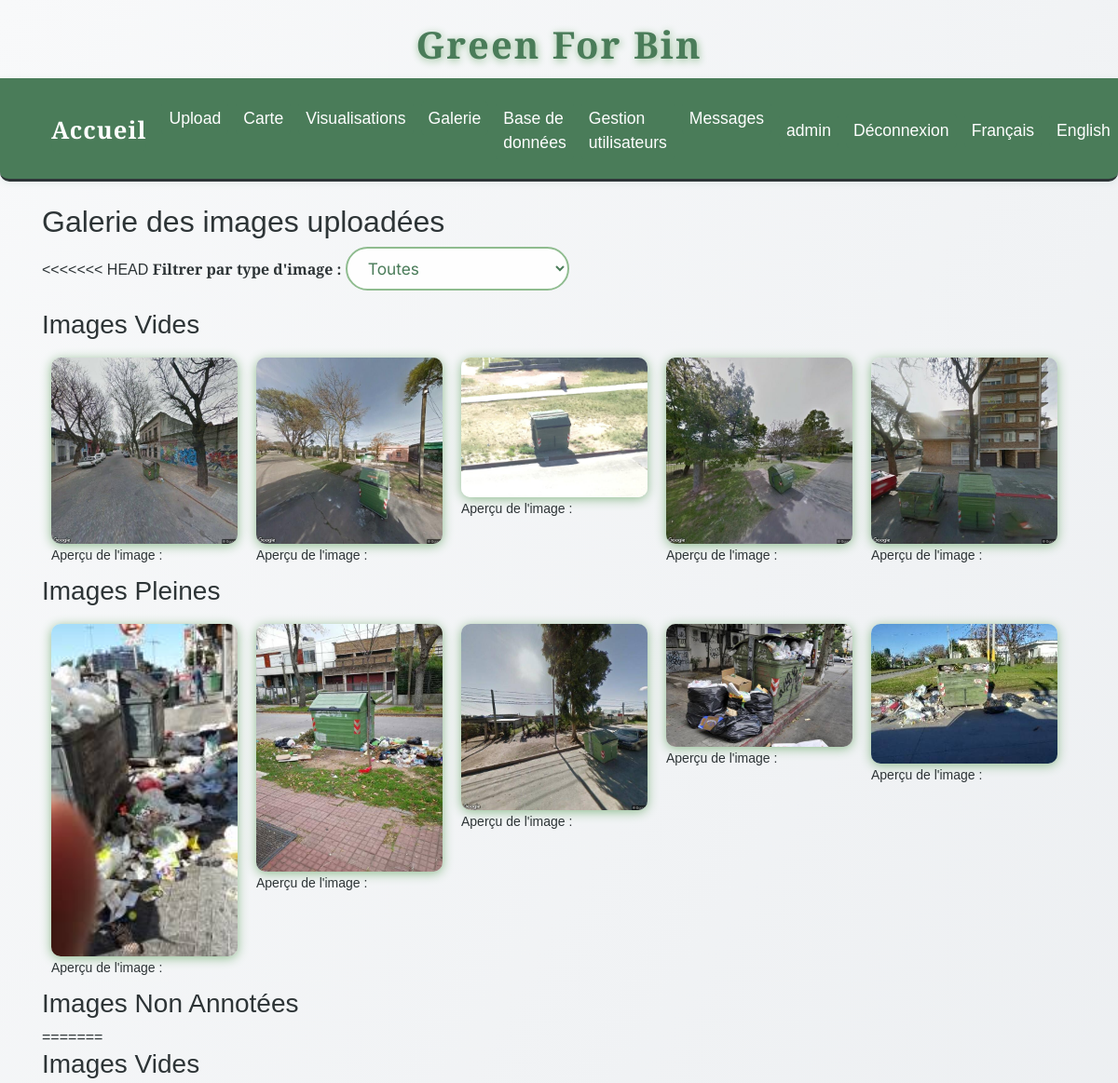
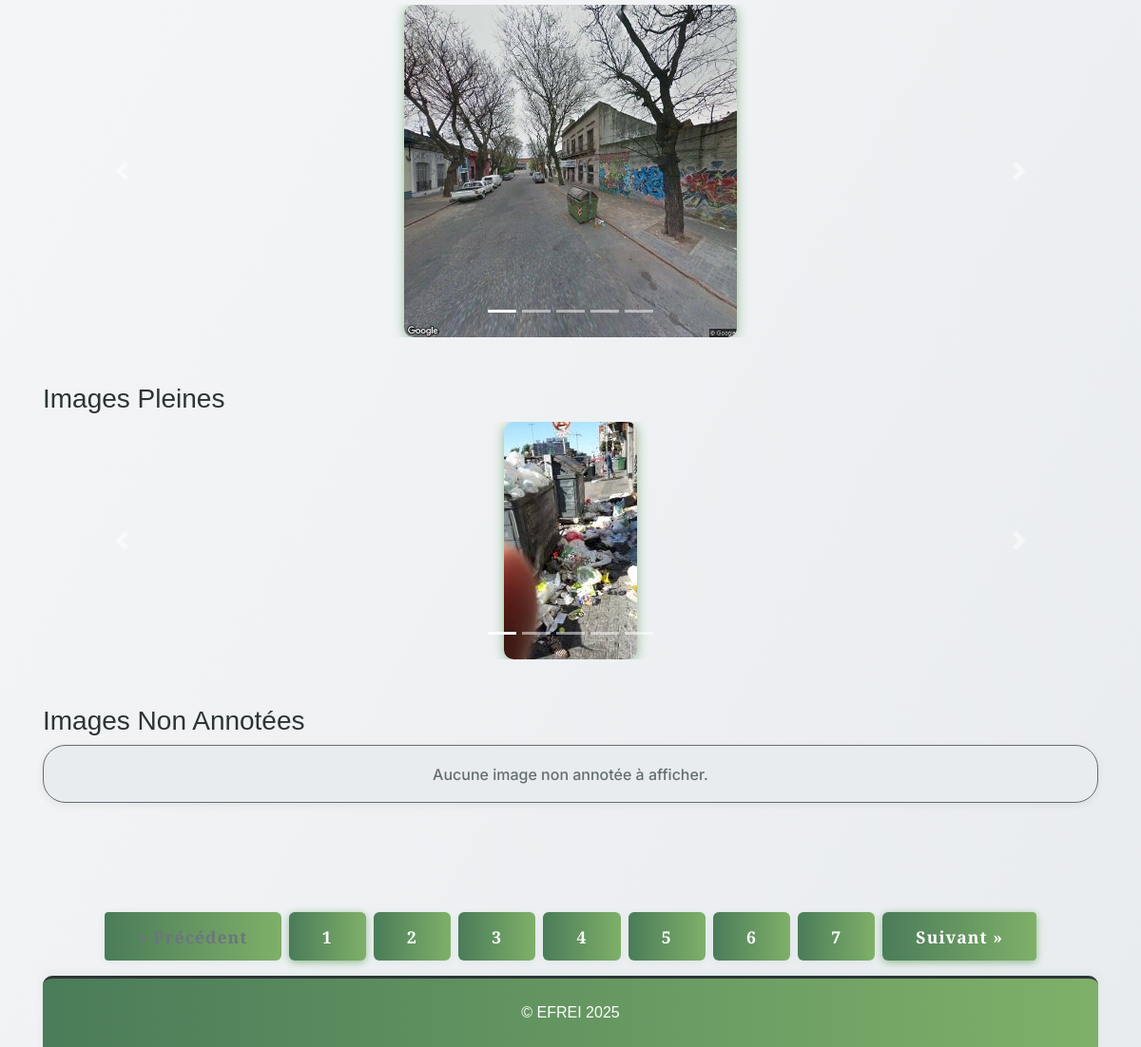
The page /gallery (signed in) on the database as committed earlier (2 pictures, top to bottom).
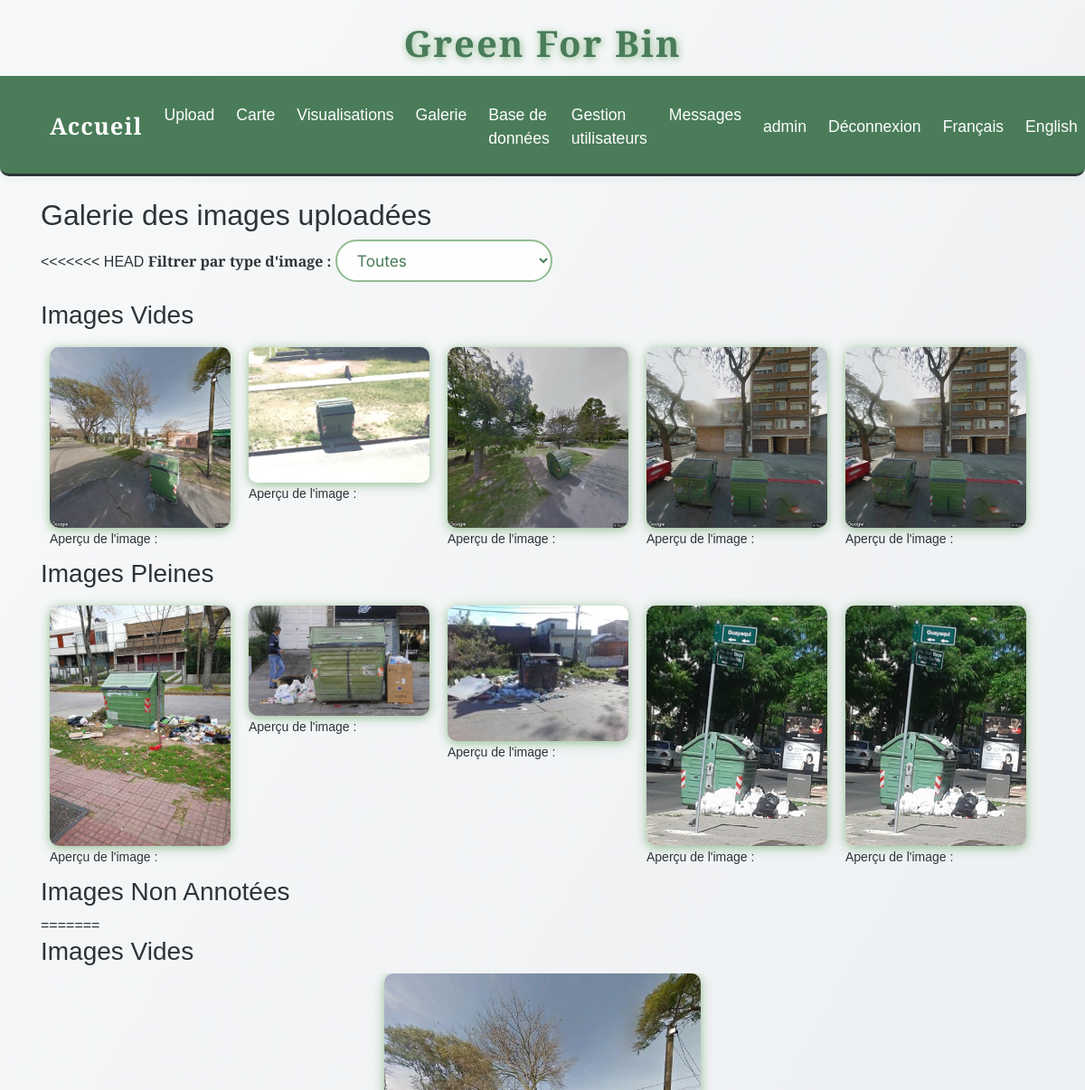
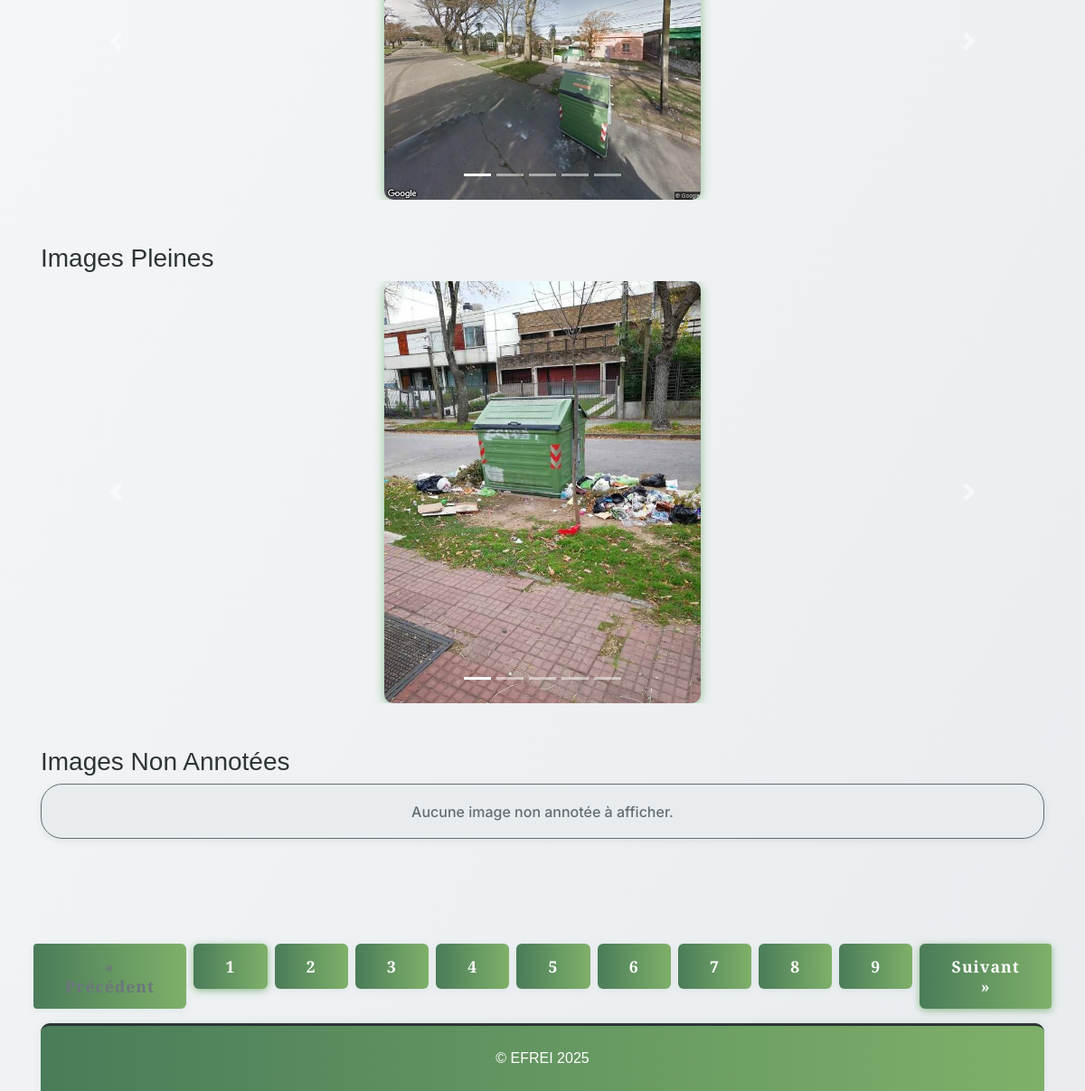
The same page on the database as committed later (2 pictures, top to bottom).
### tables this page shows
CREATE TABLE images (
                id INTEGER PRIMARY KEY AUTOINCREMENT,
                filename TEXT,
                upload_date TEXT,
                annotation TEXT,
                width INTEGER,
                height INTEGER,
                file_size INTEGER,
                avg_color TEXT,
                hist_rgb TEXT,
                hist_lum TEXT,
                contrast INTEGER,
                contour_count INTEGER,
                localisation TEXT
            , std_h REAL, std_s REAL, std_v REAL);

### app.py (the view)
@app.route('/gallery')
@login_required
def gallery():
    page = int(request.args.get('page', 1))
    per_page = 5
    offset = (page - 1) * per_page
    with sqlite3.connect(DB_PATH) as conn:
        conn.row_factory = sqlite3.Row
        c = conn.cursor()
        c.execute("SELECT * FROM images WHERE annotation LIKE '%vide%' ORDER BY id DESC LIMIT ? OFFSET ?", (per_page, offset))
        vides = [dict(row) for row in c.fetchall()]
        c.execute("SELECT * FROM images WHERE annotation LIKE '%pleine%' ORDER BY id DESC LIMIT ? OFFSET ?", (per_page, offset))
        pleines = [dict(row) for row in c.fetchall()]
        c.execute("SELECT * FROM images WHERE annotation IS NULL OR annotation = '' ORDER BY id DESC LIMIT ? OFFSET ?", (per_page, offset))
        non_labelisees = [dict(row) for row in c.fetchall()]
        c.execute("SELECT COUNT(*) FROM images WHERE annotation LIKE '%vide%'")
        total_vides = c.fetchone()[0]
        c.execute("SELECT COUNT(*) FROM images WHERE annotation LIKE '%pleine%'")
        total_pleines = c.fetchone()[0]
        c.execute("SELECT COUNT(*) FROM images WHERE annotation IS NULL OR annotation = ''")
        total_non_label = c.fetchone()[0]
    total_pages = max(ceil(max(total_vides, total_pleines, total_non_label) / per_page), 1)
    return render_template('gallery.html', vides=vides, pleines=pleines, non_labelisees=non_labelisees, page=page, total_pages=total_pages)

### app.py (called while the page is built)
def get_locale():
    return session.get('lang', request.accept_languages.best_match(['en', 'fr']))

@app.context_processor
def inject_locale():
    return dict(get_locale=get_locale)

def login_required(f):
    @wraps(f)
    def decorated_function(*args, **kwargs):
        if 'user_id' not in session:
            flash('Vous devez être connecté pour accéder à cette page.', 'error')
            return redirect(url_for('login'))
        return f(*args, **kwargs)
    return decorated_function

### templates/gallery.html (shortened to what the changed rows need)
{% extends "base.html" %}
{% block content %}
    <h2>{{ _('Galerie des images uploadées') }}</h2>
    <div id="videsSection">
        <div style="display: flex; flex-wrap: wrap;">
            {% for image in vides %}
                <div class="image-container">
                    <img src="{{ url_for('static', filename='uploads/' + image['filename']) }}" width="200" loading="lazy"><br>
                    <small>{{ _('Aperçu de l\'image') }} : {{ image['date'] if image['date'] is defined else '' }}</small>
                </div>
            {% endfor %}
        </div>
    </div>
    <div id="pleinesSection">
        <div style="display: flex; flex-wrap: wrap;">
            {% for image in pleines %}
                <div class="image-container">
                    <img src="{{ url_for('static', filename='uploads/' + image['filename']) }}" width="200" loading="lazy"><br>
                    <small>{{ _('Aperçu de l\'image') }} : {{ image['date'] if image['date'] is defined else '' }}</small>
                </div>
            {% endfor %}
        </div>
    </div>
    <div id="nonLabeliseesSection">
    <div class="row">
      <div class="col-md-12 mb-5">
        {% if vides|length == 0 %}
          <div class="alert alert-info text-center">{{ _('Aucune image vide à afficher.') }}</div>
        {% else %}
        <div id="carouselVides" class="carousel slide" data-ride="carousel">
          <ol class="carousel-indicators">
            {% for image in vides %}
              <li data-target="#carouselVides" data-slide-to="{{ loop.index0 }}" class="{% if loop.first %}active{% endif %}"></li>
            {% endfor %}
          </ol>
          <div class="carousel-inner">
            {% for image in vides %}
            <div class="carousel-item {% if loop.first %}active{% endif %}">
              <img src="{{ url_for('static', filename='uploads/' + image.filename) }}" class="d-block mx-auto" style="max-width:350px;cursor:pointer" data-toggle="modal" data-target="#metaModal" data-meta='{{ image|tojson }}'>
            </div>
            {% endfor %}
          </div>
        </div>
        {% endif %}
      </div>
      <div class="col-md-12 mb-5">
        {% if pleines|length == 0 %}
          <div class="alert alert-info text-center">{{ _('Aucune image pleine à afficher.') }}</div>
        {% else %}
        <div id="carouselPleines" class="carousel slide" data-ride="carousel">
          <ol class="carousel-indicators">
            {% for image in pleines %}
              <li data-target="#carouselPleines" data-slide-to="{{ loop.index0 }}" class="{% if loop.first %}active{% endif %}"></li>
            {% endfor %}
          </ol>
          <div class="carousel-inner">
            {% for image in pleines %}
            <div class="carousel-item {% if loop.first %}active{% endif %}">
              <img src="{{ url_for('static', filename='uploads/' + image.filename) }}" class="d-block mx-auto" style="max-width:350px;cursor:pointer" data-toggle="modal" data-target="#metaModal" data-meta='{{ image|tojson }}'>
            </div>
            {% endfor %}
          </div>
        </div>
        {% endif %}
      </div>
    </div>
    {% include "pagination.html" %}
{% endblock %}

Rows that differ between the two databases and show on the page:
no longer on this page (row edited): images: filename (picture)
no longer on this page (row edited): images: filename (picture)
no longer on this page (row unchanged): images: filename (picture)
no longer on this page (row unchanged): images: filename (picture)
no longer on this page (row unchanged): images: filename (picture)
no longer on this page (row unchanged): images: filename (picture)
now on this page (row unchanged): images: filename (picture)
added images: filename (picture)
added images: filename (picture)
added images: filename (picture)
added images: filename (picture)
added images: filename (picture)
Other text that changed with them:
new list line: "8"
new list line: "9"
